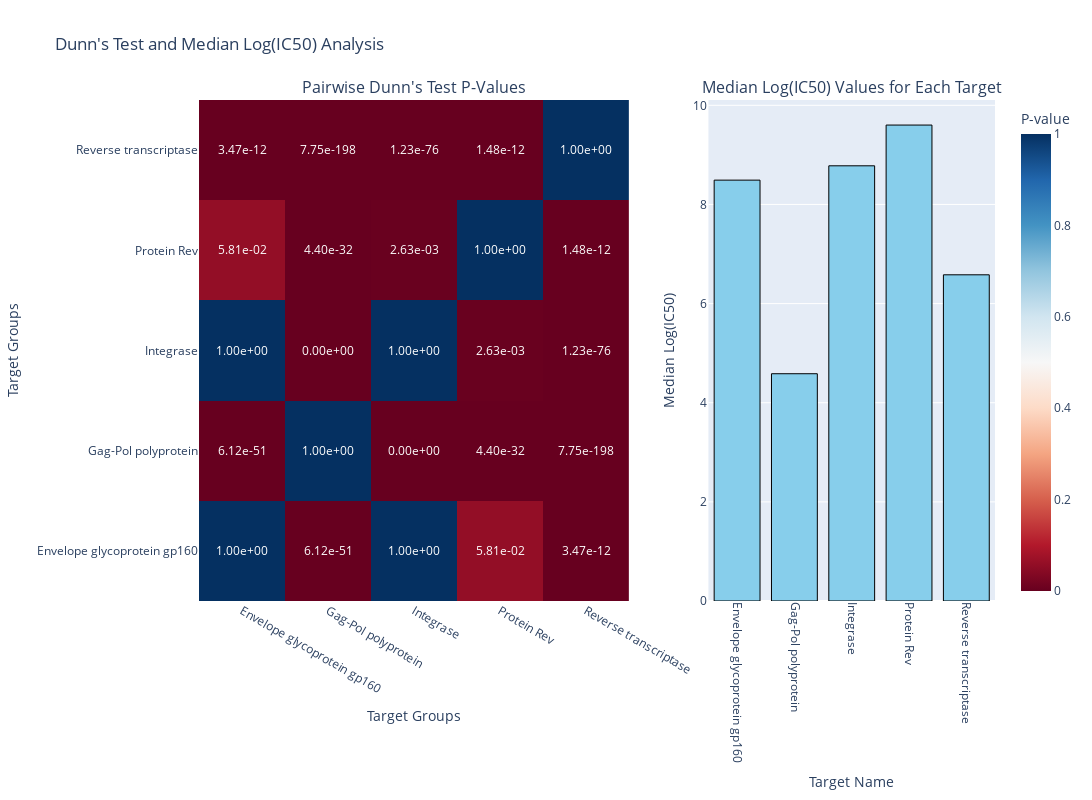

The cell this chart's notebook holds for it:
### Code cell
#with plotly
evaluation_utils.perform_posthoc_dunn_and_plot_plotly(hiv_condensed, 
    group_col='Target Name', 
    value_col='Log_IC50', 
    p_adjust_method='bonferroni'
)

### Figure 1 — Plotly figure (JSON) as saved in the notebook; plotly's stock layout.template omitted (floating-point values rounded to 4 significant figures)
{"data": [{"colorbar": {"title": {"text": "P-value"}}, "colorscale": [[0, "rgb(103,0,31)"], [0.1, "rgb(178,24,43)"], [0.2, "rgb(214,96,77)"], [0.3, "rgb(244,165,130)"], [0.4, "rgb(253,219,199)"], [0.5, "rgb(247,247,247)"], [0.6, "rgb(209,229,240)"], [0.7, "rgb(146,197,222)"], [0.8, "rgb(67,147,195)"], [0.9, "rgb(33,102,172)"], [1, "rgb(5,48,97)"]], "hovertemplate": "P-value: %{z:.2e}<extra></extra>", "text": [["1.00e+00", "6.12e-51", "1.00e+00", "5.81e-02", "3.47e-12"], ["6.12e-51", "1.00e+00", "0.00e+00", "4.40e-32", "7.75e-198"], ["1.00e+00", "0.00e+00", "1.00e+00", "2.63e-03", "1.23e-76"], ["5.81e-02", "4.40e-32", "2.63e-03", "1.00e+00", "1.48e-12"], ["3.47e-12", "7.75e-198", "1.23e-76", "1.48e-12", "1.00e+00"]], "textfont": {"color": "white"}, "texttemplate": "%{text}", "type": "heatmap", "x": ["Envelope glycoprotein gp160", "Gag-Pol polyprotein", "Integrase", "Protein Rev", "Reverse transcriptase"], "xaxis": "x", "y": ["Envelope glycoprotein gp160", "Gag-Pol polyprotein", "Integrase", "Protein Rev", "Reverse transcriptase"], "yaxis": "y", "z": [[1, 6.115e-51, 1, 0.05809, 3.472e-12], [6.115e-51, 1, 0, 4.397e-32, 7.75e-198], [1, 0, 1, 0.002633, 1.232e-76], [0.05809, 4.397e-32, 0.002633, 1, 1.483e-12], [3.472e-12, 7.75e-198, 1.232e-76, 1.483e-12, 1]]}, {"hovertemplate": "Median Log(IC50): %{y:.2f}<extra></extra>", "marker": {"color": "skyblue", "line": {"color": "black", "width": 1}}, "name": "Median Log(IC50)", "type": "bar", "x": ["Envelope glycoprotein gp160", "Gag-Pol polyprotein", "Integrase", "Protein Rev", "Reverse transcriptase"], "xaxis": "x2", "y": [8.491, 4.585, 8.78, 9.602, 6.581], "yaxis": "y2"}], "layout": {"annotations": [{"font": {"size": 16}, "showarrow": false, "text": "Pairwise Dunn's Test P-Values", "x": 0.27, "xanchor": "center", "xref": "paper", "y": 1, "yanchor": "bottom", "yref": "paper"}, {"font": {"size": 16}, "showarrow": false, "text": "Median Log(IC50) Values for Each Target", "x": 0.82, "xanchor": "center", "xref": "paper", "y": 1, "yanchor": "bottom", "yref": "paper"}], "height": 800, "showlegend": false, "title": {"text": "Dunn's Test and Median Log(IC50) Analysis"}, "width": 1200, "xaxis": {"anchor": "y", "domain": [0, 0.54], "title": {"text": "Target Groups"}}, "xaxis2": {"anchor": "y2", "domain": [0.64, 1], "tickangle": 90, "title": {"text": "Target Name"}}, "yaxis": {"anchor": "x", "domain": [0, 1], "title": {"text": "Target Groups"}}, "yaxis2": {"anchor": "x2", "domain": [0, 1], "title": {"text": "Median Log(IC50)"}}}}
